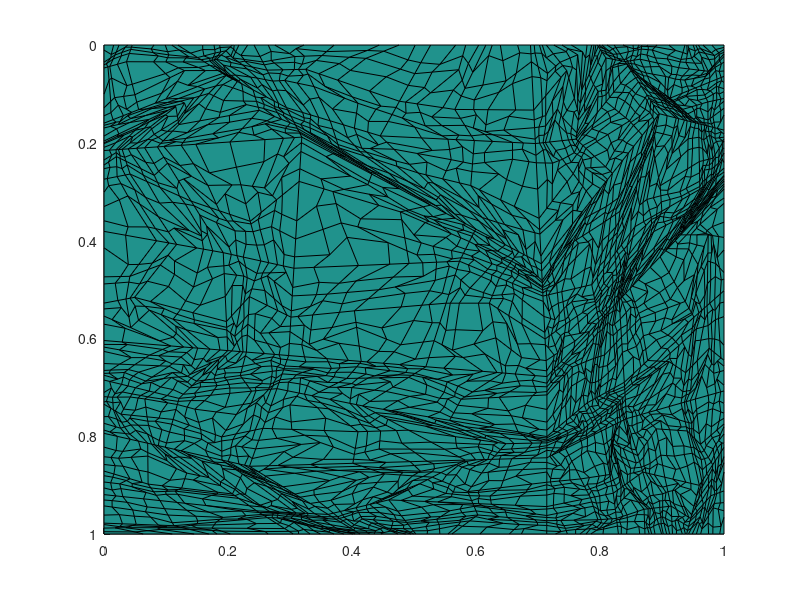

Reproduce this figure in MATLAB.
clear all; close all; clc;

% to be posted online

% This routine generates an nm by nm mesh, commonly known as a
% Shestakov mesh, with 0 < r < rm and 0 < z < zm. The randomness
% is controlled by parameter "a", where 0 <= a <= 0.5. A value of 
% a = 0.5 gives a rectangular % mesh. Boomerang zones are allowed 
% but bowties are not allowed.
%
% Matlab version by Jean C. Ragusa, Texas A&M University, April 1, 2013
%
% based on the original Fortran program by Alek Sheshakov; that program 
% is found in: Nuclear Science & Engineering, Vol 105, pp.88-104 (1990),
% "Test Problems in Radiative Transfer Calculations", by A. Shestakov, 
% D. Kershaw, and G. Zimmerman
%
% Many thanks to Michael Hall (LANL) for providing a copy of the F77 
% program
%
% issues/comments about the matlab code: send an email to
% jean.ragusa@tamu.edu

% number of subdivisions of the original rectangle
nc = 6;
% random parameter
a  = 0.25;
% rectangle dimensions
L = 1;
rm = L;
zm = L;

% allocate memory
nm = 2^nc + 1;
ind = nm-1;
r=zeros(nm,nm);
z=zeros(nm,nm);

% initialize 4 corners
for i = 0:1
    k = 1 + i*ind;
    for j = 0:1
        l = 1 + j*ind;
        r(k,l) = L*(1-i);
        z(k,l) = L*j;
    end
end

% fill in the rest of the points
for nl = 0:nc-1
    nn = 2^nl;
    inc = ind/nn;
    inch = inc/2;
    for k = 1:nn
        k1 = 1+(k-1)*inc;
        k2 = k1+inc;
        k3 = k1+inch;
        for l = 1:nn
            l1 = 1+(l-1)*inc;
            l2 = l1+inc;
            l3 = l1+inch;
            if (l==1)
                ar = a+rand(1,1)*(1-2*a);
                r(k3,l1) = ar*r(k1,l1)+(1-ar)*r(k2,l1);
                z(k3,l1) = ar*z(k1,l1)+(1-ar)*z(k2,l1);
            end
            ar = a+rand(1,1)*(1-2*a);
            r(k2,l3) = ar*r(k2,l1)+(1-ar)*r(k2,l2);
            z(k2,l3) = ar*z(k2,l1)+(1-ar)*z(k2,l2);
            ar = a+rand(1,1)*(1-2*a);
            r(k3,l2) = ar*r(k1,l2)+(1-ar)*r(k2,l2);
            z(k3,l2) = ar*z(k1,l2)+(1-ar)*z(k2,l2);
            if (k==1)
                ar = a+rand(1,1)*(1-2*a);
                r(k1,l3) = ar*r(k1,l1)+(1-ar)*r(k1,l2);
                z(k1,l3) = ar*z(k1,l1)+(1-ar)*z(k1,l2);
            end
            ar = a+rand(1,1)*(1-2*a);
            br = a+rand(1,1)*(1-2*a);
            r1 = r(k1,l1);
            r2 = r(k2,l1);
            r3 = r(k2,l2);
            r4 = r(k1,l2);
            z1 = z(k1,l1);
            z2 = z(k2,l1);
            z3 = z(k2,l2);
            z4 = z(k1,l2);
            % check for boomerang zones
            det2 = (r2-r1)*(z3-z2)-(r3-r2)*(z2-z1);
            det3 = (r3-r2)*(z4-z3)-(r4-r3)*(z3-z2);
            det4 = (r4-r3)*(z1-z4)-(r1-r4)*(z4-z3);
            det1 = (r1-r4)*(z2-z1)-(r2-r1)*(z1-z4);
            if (det2>0)
                d = (r4-r3)*(z2-z1)-(r2-r1)*(z4-z3);
                r3p = ((r2-r1)*(r4*z3-r3*z4)-(r4-r3)*(r2*z1-r1*z2))/d;
                z3p = ((z2-z1)*(r4*z3-r3*z4)-(z4-z3)*(r2*z1-r1*z2))/d;
                d = (r4-r1)*(z2-z3)-(r2-r3)*(z4-z1);
                r1p = ((r2-r3)*(r4*z1-r1*z4)-(r4-r1)*(r2*z3-r3*z2))/d;
                z1p = ((z2-z3)*(r4*z1-r1*z4)-(z4-z1)*(r2*z3-r3*z2))/d;
                r3 = r3p;
                z3 = z3p;
                r1 = r1p;
                z1 = z1p;
            elseif (det3>0)
                d = (r1-r4)*(z3-z2)-(r3-r2)*(z1-z4);
                r4p = ((r3-r2)*(r1*z4-r4*z1)-(r1-r4)*(r3*z2-r2*z3))/d;
                z4p = ((z3-z2)*(r1*z4-r4*z1)-(z1-z4)*(r3*z2-r2*z3))/d;
                d = (r1-r2)*(z3-z4)-(r3-r4)*(z1-z2);
                r2p = ((r3-r4)*(r1*z2-r2*z1)-(r1-r2)*(r3*z4-r4*z3))/d;
                z2p = ((z3-z4)*(r1*z2-r2*z1)-(z1-z2)*(r3*z4-r4*z3))/d;
                r4 = r4p;
                z4 = z4p;
                r2 = r2p;
                z2 = z2p;
            elseif (det4>0)
                d = (r2-r1)*(z4-z3)-(r4-r3)*(z2-z1);
                r1p = ((r4-r3)*(r2*z1-r1*z2)-(r2-r1)*(r4*z3-r3*z4))/d;
                z1p = ((z4-z3)*(r2*z1-r1*z2)-(z2-z1)*(r4*z3-r3*z4))/d;
                d = (r2-r3)*(z4-z1)-(r4-r1)*(z2-z3);
                r3p = ((r4-r1)*(r2*z3-r3*z2)-(r2-r3)*(r4*z1-r1*z4))/d;
                z3p = ((z4-z1)*(r2*z3-r3*z2)-(z2-z3)*(r4*z1-r1*z4))/d;
                r1 = r1p;
                z1 = z1p;
                r3 = r3p;
                z3 = z3p;
            elseif (det1>0)
                d = (r3-r2)*(z1-z4)-(r1-r4)*(z3-z2);
                r2p = ((r1-r4)*(r3*z2-r2*z3)-(r3-r2)*(r1*z4-r4*z1))/d;
                z2p = ((z1-z4)*(r3*z2-r2*z3)-(z3-z2)*(r1*z4-r4*z1))/d;
                d = (r3-r4)*(z1-z2)-(r1-r2)*(z3-z4);
                r4p = ((r1-r2)*(r3*z4-r4*z3)-(r3-r4)*(r1*z2-r2*z1))/d;
                z4p = ((z1-z2)*(r3*z4-r4*z3)-(z3-z4)*(r1*z2-r2*z1))/d;
                r2 = r2p;
                z2 = z2p;
                r4 = r4p;
                z4 = z4p;
            end
            r(k3,l3) = ar*br*r1 + ar*(1-br)*r4 + (1-ar)*br*r2 + (1-ar)*(1-br)*r3;
            z(k3,l3) = ar*br*z1 + ar*(1-br)*z4 + (1-ar)*br*z2 + (1-ar)*(1-br)*z3;
        end
    end
end

% plotting in matlab
figure(1)
surf(r,z,ones(nm,nm))
view(0,-90)
